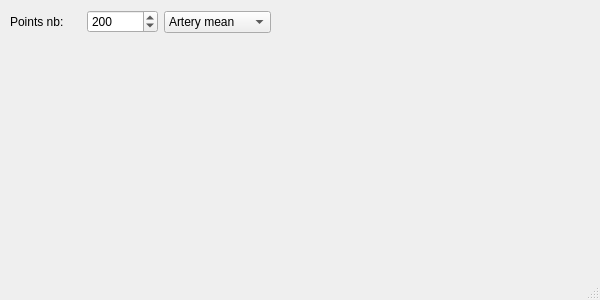
<?xml version="1.0" encoding="UTF-8"?>
<ui version="4.0">
 <class>AnalysisPlotWindow</class>
 <widget class="QMainWindow" name="AnalysisPlotWindow">
  <property name="geometry">
   <rect>
    <x>0</x>
    <y>0</y>
    <width>600</width>
    <height>300</height>
   </rect>
  </property>
  <property name="windowTitle">
   <string>Signal chart</string>
  </property>
  <widget class="QWidget" name="centralwidget">
   <widget class="QWidget" name="horizontalLayoutWidget">
    <property name="geometry">
     <rect>
      <x>10</x>
      <y>10</y>
      <width>261</width>
      <height>24</height>
     </rect>
    </property>
    <layout class="QHBoxLayout" name="headerLayout">
     <item>
      <widget class="QLabel" name="PointsNbLabel">
       <property name="text">
        <string>Points nb:</string>
       </property>
      </widget>
     </item>
     <item>
      <widget class="QSpinBox" name="PointsNbSpinBox">
       <property name="layoutDirection">
        <enum>Qt::LeftToRight</enum>
       </property>
       <property name="buttonSymbols">
        <enum>QAbstractSpinBox::UpDownArrows</enum>
       </property>
       <property name="minimum">
        <number>1</number>
       </property>
       <property name="maximum">
        <number>1000000</number>
       </property>
       <property name="value">
        <number>200</number>
       </property>
      </widget>
     </item>
     <item>
      <widget class="QComboBox" name="CurveNameComboBox">
       <property name="currentIndex">
        <number>0</number>
       </property>
       <item>
        <property name="text">
         <string>Artery mean</string>
        </property>
       </item>
       <item>
        <property name="text">
         <string>Vein mean</string>
        </property>
       </item>
       <item>
        <property name="text">
         <string>Choroid mean</string>
        </property>
       </item>
       <item>
        <property name="text">
         <string>All means</string>
        </property>
       </item>
      </widget>
     </item>
    </layout>
   </widget>
  </widget>
  <widget class="QMenuBar" name="menubar">
   <property name="geometry">
    <rect>
     <x>0</x>
     <y>0</y>
     <width>600</width>
     <height>22</height>
    </rect>
   </property>
  </widget>
  <widget class="QStatusBar" name="statusbar"/>
 </widget>
 <resources/>
 <connections>
  <connection>
   <sender>PointsNbSpinBox</sender>
   <signal>valueChanged(int)</signal>
   <receiver>AnalysisPlotWindow</receiver>
   <slot>change_points_nb(int)</slot>
   <hints>
    <hint type="sourcelabel">
     <x>202</x>
     <y>47</y>
    </hint>
    <hint type="destinationlabel">
     <x>210</x>
     <y>-25</y>
    </hint>
   </hints>
  </connection>
  <connection>
   <sender>CurveNameComboBox</sender>
   <signal>activated(int)</signal>
   <receiver>AnalysisPlotWindow</receiver>
   <slot>change_curve(int)</slot>
   <hints>
    <hint type="sourcelabel">
     <x>335</x>
     <y>38</y>
    </hint>
    <hint type="destinationlabel">
     <x>299</x>
     <y>149</y>
    </hint>
   </hints>
  </connection>
 </connections>
 <slots>
  <slot>auto_scale()</slot>
  <slot>change_points_nb(int)</slot>
  <slot>change_curve(int)</slot>
  <slot>toggle_dark_mode()</slot>
 </slots>
</ui>
